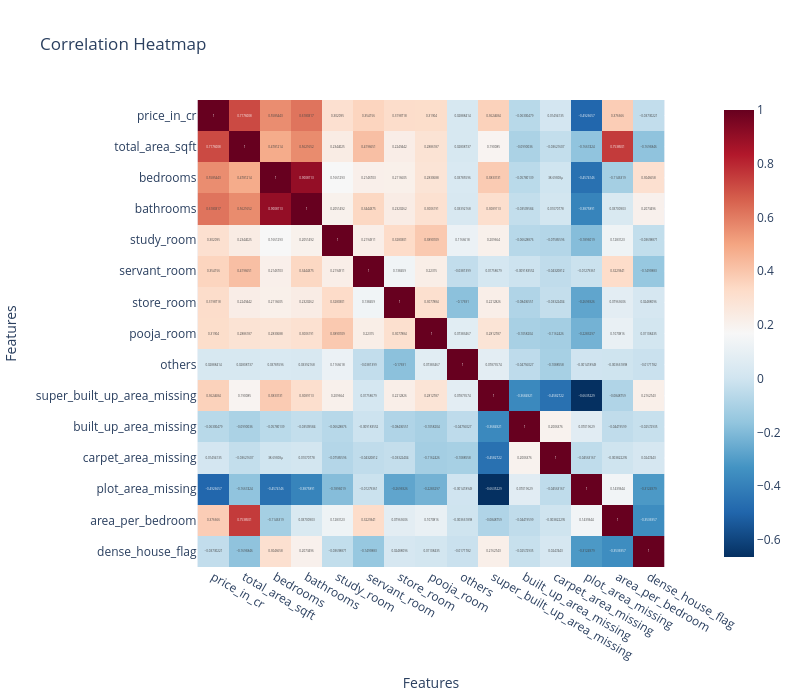

The notebook cell this image was saved under:
### Code cell
corr = fs.corr(numeric_only=True)

fig = px.imshow(
    corr,
    text_auto=True,          
    color_continuous_scale='RdBu_r',  
    title="Correlation Heatmap"
)

fig.update_layout(
    xaxis_title="Features",
    yaxis_title="Features",
    width=800,
    height=700
)

### Figure 1 — Plotly figure (JSON) as saved in the notebook; plotly's stock layout.template omitted (floating-point values rounded to 4 significant figures; data arrays with more than 128 entries replaced by an {"elided": "..."} marker saying what was removed)
{"data": [{"coloraxis": "coloraxis", "hovertemplate": "x: %{x}<br>y: %{y}<br>color: %{z}<extra></extra>", "name": "0", "texttemplate": "%{z}", "type": "heatmap", "x": ["price_in_cr", "total_area_sqft", "bedrooms", "bathrooms", "study_room", "servant_room", "store_room", "pooja_room", "others", "super_built_up_area_missing", "built_up_area_missing", "carpet_area_missing", "plot_area_missing", "area_per_bedroom", "dense_house_flag"], "xaxis": "x", "y": ["price_in_cr", "total_area_sqft", "bedrooms", "bathrooms", "study_room", "servant_room", "store_room", "pooja_room", "others", "super_built_up_area_missing", "built_up_area_missing", "carpet_area_missing", "plot_area_missing", "area_per_bedroom", "dense_house_flag"], "yaxis": "y", "z": {"elided": "15x15 float values"}}], "layout": {"coloraxis": {"colorscale": [[0, "rgb(5,48,97)"], [0.1, "rgb(33,102,172)"], [0.2, "rgb(67,147,195)"], [0.3, "rgb(146,197,222)"], [0.4, "rgb(209,229,240)"], [0.5, "rgb(247,247,247)"], [0.6, "rgb(253,219,199)"], [0.7, "rgb(244,165,130)"], [0.8, "rgb(214,96,77)"], [0.9, "rgb(178,24,43)"], [1, "rgb(103,0,31)"]]}, "height": 700, "title": {"text": "Correlation Heatmap"}, "width": 800, "xaxis": {"anchor": "y", "constrain": "domain", "domain": [0, 1], "scaleanchor": "y", "title": {"text": "Features"}}, "yaxis": {"anchor": "x", "autorange": "reversed", "constrain": "domain", "domain": [0, 1], "title": {"text": "Features"}}}}
